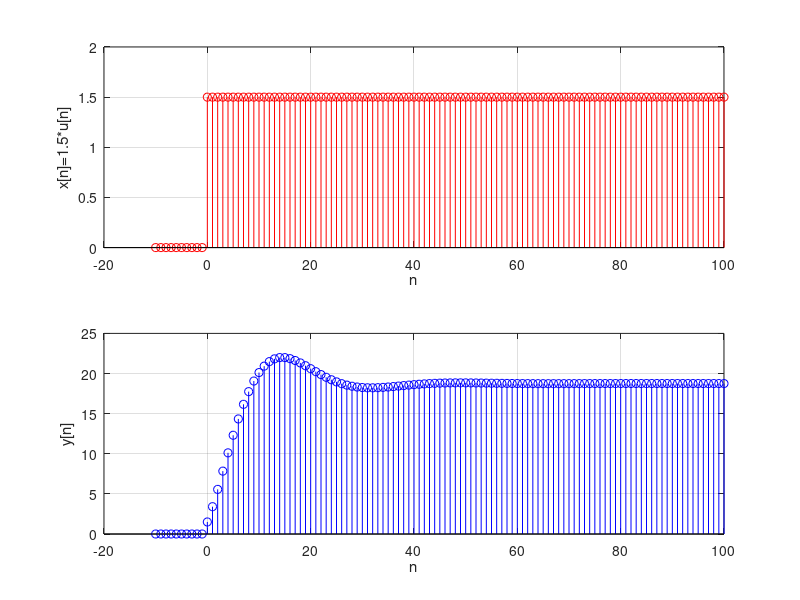

Write the MATLAB code that produced this figure.
clear all; close all; clc; clf
n=-10:100;
#y[n]=1.8*cos(pi/16)y[n-1]+0.81y[n-2]=x[n]-1/2*x[n-1];
A=[1 -1.77 0.81];
B=[1 -0.5]; 
fs=1; 
nmax=+100; 
nmin=-10; 
ns=[nmin:1/fs:nmax];
x=1.5*[zeros(1,(abs(nmin)*fs)) ones(1,(abs(nmax)*fs+1))]; 
#figure(1)
subplot(2,1,1); stem(n,x,'r');grid;
xlabel('n');ylabel('x[n]=1.5*u[n]');
y1=0; 
ci=[y1]; 
y=filter(B,A,x); 
subplot(2,1,2);stem(n,y,'b');grid;
xlabel('n');ylabel('y[n]');